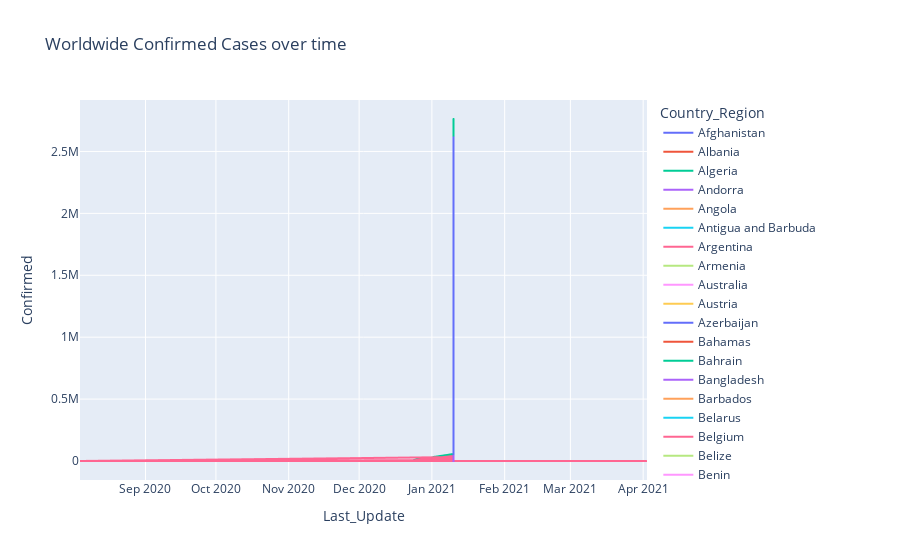

The notebook cell saved with this chart:
### Code cell
fig = px.line(covid_data, x='Last_Update', y="Confirmed", color = "Country_Region", title = "Worldwide Confirmed Cases over time")
fig.show()
